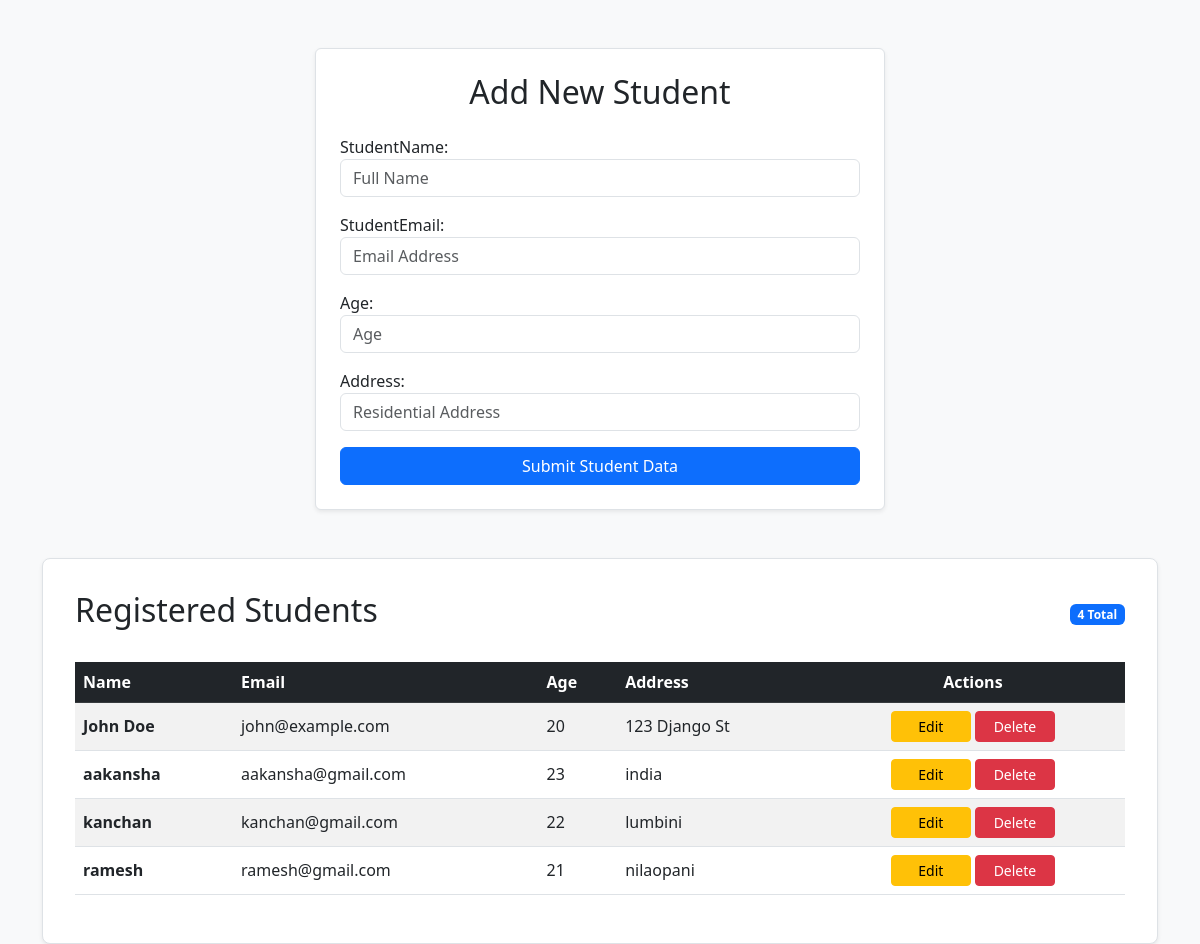
The page / on the database its author committed.
### posts/models.py (models this page shows, shortened)
class Student(models.Model):
    studentName = models.CharField(max_length=100)
    studentEmail = models.EmailField(unique=True) # unique=True prevents duplicate emails
    age = models.IntegerField()
    address = models.TextField()
    is_deleted = models.BooleanField(default=False)

### posts/views.py (the view)
# urls.py: 2. Add a URL to urlpatterns:  path('', views.home, name='home')
def home(request):
    students = Student.objects.filter(is_deleted=False)
    form = StudentForm()
    return render(request, 'posts/index.html', {'students': students, 'form': form})

### posts/forms.py
class StudentForm(forms.ModelForm):
    class Meta:
        model = Student
        fields = ['studentName', 'studentEmail', 'age', 'address']
        widgets = {
            'studentName': forms.TextInput(attrs={'class': 'form-control', 'placeholder': 'Full Name'}),
            'studentEmail': forms.EmailInput(attrs={'class': 'form-control', 'placeholder': 'Email Address'}),
            'age': forms.NumberInput(attrs={'class': 'form-control', 'placeholder': 'Age'}),
            'address': forms.TextInput(attrs={'class': 'form-control', 'placeholder': 'Residential Address'}),
        }

### posts/templates/posts/index.html (shortened to what this page needs)
<!DOCTYPE html>
<html lang="en">
<head>
    <link href="https://cdn.jsdelivr.net/npm/bootstrap@5.3.0/dist/css/bootstrap.min.css" rel="stylesheet">
</head>
<body>
    <div class="container mt-5">
        <div class="row justify-content-center mb-5">
            <div class="col-md-6 bg-white p-4 rounded shadow-sm border">
                <h2 class="text-center mb-4">Add New Student</h2>
                <form method="POST" action="{% url 'student_create_view' %}">
                    {{ form.as_p }}
                    <button type="submit" class="btn btn-primary w-100">Submit Student Data</button>
                </form>
            </div>
        </div>
        <div class="table-container shadow-sm border">
            <div class="d-flex justify-content-between align-items-center mb-4">
                <h2>Registered Students</h2>
                <span class="badge bg-primary">{{ students|length }} Total</span>
            </div>
            <table class="table table-striped table-hover align-middle">
                <thead class="table-dark">
                    <tr>
                        <th>Name</th>
                        <th>Email</th>
                        <th>Age</th>
                        <th>Address</th>
                        <th class="text-center">Actions</th>
                    </tr>
                </thead>
                <tbody>
                    {% for student in students %}
                    <tr>
                        <td><strong>{{ student.studentName }}</strong></td>
                        <td>{{ student.studentEmail }}</td>
                        <td>{{ student.age }}</td>
                        <td>{{ student.address }}</td>
                        <td class="text-center">
                            <a href="{% url 'edit_student' student.id %}" class="btn btn-warning btn-sm btn-action">Edit</a>
                            <a href="{% url 'delete_student' student.id %}" class="btn btn-danger btn-sm btn-action">Delete</a>
                        </td>
                    </tr>
                    {% empty %}
                    <tr>
                        <td colspan="5" class="text-center text-muted py-4">
                            No active records found.
                        </td>
                    </tr>
                    {% endfor %}
                </tbody>
            </table>
        </div>
    </div>
</body>
</html>

### posts/templates/posts/index.html (style rules this page uses)
body { background-color: #f8f9fa; }
.table-container { background: white; padding: 2rem; border-radius: 8px; }
.btn-action { width: 80px; }

### rows shown on the page
Student: studentName "John Doe", studentEmail "john@example.com", age "20", address "123 Django St"
Student: studentName "aakansha", studentEmail "aakansha@gmail.com", age "23", address "india"
Student: studentName "kanchan", studentEmail "kanchan@gmail.com", age "22", address "lumbini"
Student: studentName "ramesh", studentEmail "ramesh@gmail.com", age "21", address "nilaopani"

### other values the page prints
{{ students|length }} "4"
